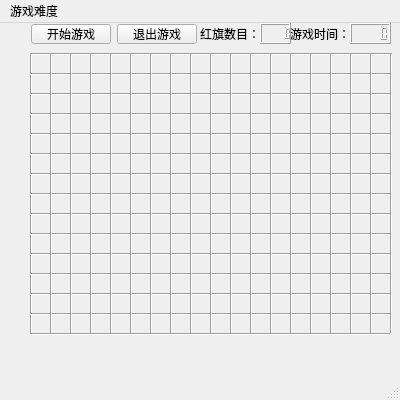
<?xml version="1.0" encoding="UTF-8"?>
<ui version="4.0">
 <class>MainWindow</class>
 <widget class="QMainWindow" name="MainWindow">
  <property name="geometry">
   <rect>
    <x>0</x>
    <y>0</y>
    <width>400</width>
    <height>400</height>
   </rect>
  </property>
  <property name="windowTitle">
   <string>MainWindow</string>
  </property>
  <widget class="QWidget" name="centralWidget">
   <widget class="QLabel" name="label">
    <property name="geometry">
     <rect>
      <x>170</x>
      <y>100</y>
      <width>54</width>
      <height>12</height>
     </rect>
    </property>
    <property name="text">
     <string/>
    </property>
   </widget>
   <widget class="Line" name="line">
    <property name="geometry">
     <rect>
      <x>30</x>
      <y>30</y>
      <width>360</width>
      <height>3</height>
     </rect>
    </property>
    <property name="orientation">
     <enum>Qt::Horizontal</enum>
    </property>
   </widget>
   <widget class="Line" name="line_2">
    <property name="geometry">
     <rect>
      <x>30</x>
      <y>30</y>
      <width>3</width>
      <height>280</height>
     </rect>
    </property>
    <property name="orientation">
     <enum>Qt::Vertical</enum>
    </property>
   </widget>
   <widget class="Line" name="line_3">
    <property name="geometry">
     <rect>
      <x>30</x>
      <y>50</y>
      <width>360</width>
      <height>3</height>
     </rect>
    </property>
    <property name="orientation">
     <enum>Qt::Horizontal</enum>
    </property>
   </widget>
   <widget class="Line" name="line_4">
    <property name="geometry">
     <rect>
      <x>30</x>
      <y>70</y>
      <width>360</width>
      <height>3</height>
     </rect>
    </property>
    <property name="orientation">
     <enum>Qt::Horizontal</enum>
    </property>
   </widget>
   <widget class="Line" name="line_5">
    <property name="geometry">
     <rect>
      <x>30</x>
      <y>90</y>
      <width>360</width>
      <height>3</height>
     </rect>
    </property>
    <property name="orientation">
     <enum>Qt::Horizontal</enum>
    </property>
   </widget>
   <widget class="Line" name="line_6">
    <property name="geometry">
     <rect>
      <x>30</x>
      <y>110</y>
      <width>360</width>
      <height>3</height>
     </rect>
    </property>
    <property name="orientation">
     <enum>Qt::Horizontal</enum>
    </property>
   </widget>
   <widget class="Line" name="line_7">
    <property name="geometry">
     <rect>
      <x>30</x>
      <y>130</y>
      <width>360</width>
      <height>3</height>
     </rect>
    </property>
    <property name="orientation">
     <enum>Qt::Horizontal</enum>
    </property>
   </widget>
   <widget class="Line" name="line_8">
    <property name="geometry">
     <rect>
      <x>30</x>
      <y>150</y>
      <width>360</width>
      <height>3</height>
     </rect>
    </property>
    <property name="orientation">
     <enum>Qt::Horizontal</enum>
    </property>
   </widget>
   <widget class="Line" name="line_9">
    <property name="geometry">
     <rect>
      <x>30</x>
      <y>170</y>
      <width>360</width>
      <height>3</height>
     </rect>
    </property>
    <property name="orientation">
     <enum>Qt::Horizontal</enum>
    </property>
   </widget>
   <widget class="Line" name="line_10">
    <property name="geometry">
     <rect>
      <x>30</x>
      <y>190</y>
      <width>360</width>
      <height>3</height>
     </rect>
    </property>
    <property name="orientation">
     <enum>Qt::Horizontal</enum>
    </property>
   </widget>
   <widget class="Line" name="line_11">
    <property name="geometry">
     <rect>
      <x>30</x>
      <y>210</y>
      <width>360</width>
      <height>3</height>
     </rect>
    </property>
    <property name="orientation">
     <enum>Qt::Horizontal</enum>
    </property>
   </widget>
   <widget class="Line" name="line_12">
    <property name="geometry">
     <rect>
      <x>30</x>
      <y>230</y>
      <width>360</width>
      <height>3</height>
     </rect>
    </property>
    <property name="orientation">
     <enum>Qt::Horizontal</enum>
    </property>
   </widget>
   <widget class="Line" name="line_13">
    <property name="geometry">
     <rect>
      <x>30</x>
      <y>250</y>
      <width>360</width>
      <height>3</height>
     </rect>
    </property>
    <property name="orientation">
     <enum>Qt::Horizontal</enum>
    </property>
   </widget>
   <widget class="Line" name="line_14">
    <property name="geometry">
     <rect>
      <x>30</x>
      <y>270</y>
      <width>360</width>
      <height>3</height>
     </rect>
    </property>
    <property name="orientation">
     <enum>Qt::Horizontal</enum>
    </property>
   </widget>
   <widget class="Line" name="line_15">
    <property name="geometry">
     <rect>
      <x>30</x>
      <y>290</y>
      <width>360</width>
      <height>3</height>
     </rect>
    </property>
    <property name="orientation">
     <enum>Qt::Horizontal</enum>
    </property>
   </widget>
   <widget class="Line" name="line_16">
    <property name="geometry">
     <rect>
      <x>30</x>
      <y>310</y>
      <width>360</width>
      <height>3</height>
     </rect>
    </property>
    <property name="orientation">
     <enum>Qt::Horizontal</enum>
    </property>
   </widget>
   <widget class="Line" name="line_17">
    <property name="geometry">
     <rect>
      <x>50</x>
      <y>30</y>
      <width>3</width>
      <height>280</height>
     </rect>
    </property>
    <property name="orientation">
     <enum>Qt::Vertical</enum>
    </property>
   </widget>
   <widget class="Line" name="line_18">
    <property name="geometry">
     <rect>
      <x>70</x>
      <y>30</y>
      <width>3</width>
      <height>280</height>
     </rect>
    </property>
    <property name="orientation">
     <enum>Qt::Vertical</enum>
    </property>
   </widget>
   <widget class="Line" name="line_19">
    <property name="geometry">
     <rect>
      <x>90</x>
      <y>30</y>
      <width>3</width>
      <height>280</height>
     </rect>
    </property>
    <property name="orientation">
     <enum>Qt::Vertical</enum>
    </property>
   </widget>
   <widget class="Line" name="line_20">
    <property name="geometry">
     <rect>
      <x>110</x>
      <y>30</y>
      <width>3</width>
      <height>280</height>
     </rect>
    </property>
    <property name="orientation">
     <enum>Qt::Vertical</enum>
    </property>
   </widget>
   <widget class="Line" name="line_21">
    <property name="geometry">
     <rect>
      <x>130</x>
      <y>30</y>
      <width>3</width>
      <height>280</height>
     </rect>
    </property>
    <property name="orientation">
     <enum>Qt::Vertical</enum>
    </property>
   </widget>
   <widget class="Line" name="line_22">
    <property name="geometry">
     <rect>
      <x>150</x>
      <y>30</y>
      <width>3</width>
      <height>280</height>
     </rect>
    </property>
    <property name="orientation">
     <enum>Qt::Vertical</enum>
    </property>
   </widget>
   <widget class="Line" name="line_23">
    <property name="geometry">
     <rect>
      <x>170</x>
      <y>30</y>
      <width>3</width>
      <height>280</height>
     </rect>
    </property>
    <property name="orientation">
     <enum>Qt::Vertical</enum>
    </property>
   </widget>
   <widget class="Line" name="line_24">
    <property name="geometry">
     <rect>
      <x>190</x>
      <y>30</y>
      <width>3</width>
      <height>280</height>
     </rect>
    </property>
    <property name="orientation">
     <enum>Qt::Vertical</enum>
    </property>
   </widget>
   <widget class="Line" name="line_25">
    <property name="geometry">
     <rect>
      <x>210</x>
      <y>30</y>
      <width>3</width>
      <height>280</height>
     </rect>
    </property>
    <property name="orientation">
     <enum>Qt::Vertical</enum>
    </property>
   </widget>
   <widget class="Line" name="line_26">
    <property name="geometry">
     <rect>
      <x>230</x>
      <y>30</y>
      <width>3</width>
      <height>280</height>
     </rect>
    </property>
    <property name="orientation">
     <enum>Qt::Vertical</enum>
    </property>
   </widget>
   <widget class="Line" name="line_27">
    <property name="geometry">
     <rect>
      <x>250</x>
      <y>30</y>
      <width>3</width>
      <height>280</height>
     </rect>
    </property>
    <property name="orientation">
     <enum>Qt::Vertical</enum>
    </property>
   </widget>
   <widget class="Line" name="line_28">
    <property name="geometry">
     <rect>
      <x>270</x>
      <y>30</y>
      <width>3</width>
      <height>280</height>
     </rect>
    </property>
    <property name="orientation">
     <enum>Qt::Vertical</enum>
    </property>
   </widget>
   <widget class="Line" name="line_29">
    <property name="geometry">
     <rect>
      <x>290</x>
      <y>30</y>
      <width>3</width>
      <height>280</height>
     </rect>
    </property>
    <property name="orientation">
     <enum>Qt::Vertical</enum>
    </property>
   </widget>
   <widget class="Line" name="line_30">
    <property name="geometry">
     <rect>
      <x>310</x>
      <y>30</y>
      <width>3</width>
      <height>280</height>
     </rect>
    </property>
    <property name="orientation">
     <enum>Qt::Vertical</enum>
    </property>
   </widget>
   <widget class="Line" name="line_31">
    <property name="geometry">
     <rect>
      <x>330</x>
      <y>30</y>
      <width>3</width>
      <height>280</height>
     </rect>
    </property>
    <property name="orientation">
     <enum>Qt::Vertical</enum>
    </property>
   </widget>
   <widget class="Line" name="line_32">
    <property name="geometry">
     <rect>
      <x>350</x>
      <y>30</y>
      <width>3</width>
      <height>280</height>
     </rect>
    </property>
    <property name="orientation">
     <enum>Qt::Vertical</enum>
    </property>
   </widget>
   <widget class="Line" name="line_33">
    <property name="geometry">
     <rect>
      <x>370</x>
      <y>30</y>
      <width>3</width>
      <height>280</height>
     </rect>
    </property>
    <property name="orientation">
     <enum>Qt::Vertical</enum>
    </property>
   </widget>
   <widget class="Line" name="line_34">
    <property name="geometry">
     <rect>
      <x>390</x>
      <y>30</y>
      <width>3</width>
      <height>280</height>
     </rect>
    </property>
    <property name="orientation">
     <enum>Qt::Vertical</enum>
    </property>
   </widget>
   <widget class="QPushButton" name="pushButton">
    <property name="geometry">
     <rect>
      <x>31</x>
      <y>1</y>
      <width>80</width>
      <height>20</height>
     </rect>
    </property>
    <property name="text">
     <string>开始游戏</string>
    </property>
   </widget>
   <widget class="QLabel" name="label_2">
    <property name="geometry">
     <rect>
      <x>290</x>
      <y>0</y>
      <width>61</width>
      <height>21</height>
     </rect>
    </property>
    <property name="text">
     <string>游戏时间：</string>
    </property>
   </widget>
   <widget class="QLabel" name="label_3">
    <property name="geometry">
     <rect>
      <x>200</x>
      <y>0</y>
      <width>61</width>
      <height>21</height>
     </rect>
    </property>
    <property name="text">
     <string>红旗数目：</string>
    </property>
   </widget>
   <widget class="QPushButton" name="pushButton_2">
    <property name="geometry">
     <rect>
      <x>117</x>
      <y>1</y>
      <width>80</width>
      <height>20</height>
     </rect>
    </property>
    <property name="text">
     <string>退出游戏</string>
    </property>
   </widget>
   <widget class="QLCDNumber" name="lcdNumber">
    <property name="geometry">
     <rect>
      <x>260</x>
      <y>0</y>
      <width>31</width>
      <height>21</height>
     </rect>
    </property>
   </widget>
   <widget class="QLCDNumber" name="lcdNumber_2">
    <property name="geometry">
     <rect>
      <x>350</x>
      <y>0</y>
      <width>41</width>
      <height>21</height>
     </rect>
    </property>
    <property name="styleSheet">
     <string notr="true">color: rgb(85, 255, 127);</string>
    </property>
   </widget>
  </widget>
  <widget class="QMenuBar" name="menuBar">
   <property name="geometry">
    <rect>
     <x>0</x>
     <y>0</y>
     <width>400</width>
     <height>21</height>
    </rect>
   </property>
   <widget class="QMenu" name="menu">
    <property name="title">
     <string>游戏难度</string>
    </property>
   </widget>
   <addaction name="menu"/>
  </widget>
  <widget class="QStatusBar" name="statusBar"/>
 </widget>
 <layoutdefault spacing="6" margin="11"/>
 <resources/>
 <connections/>
</ui>
